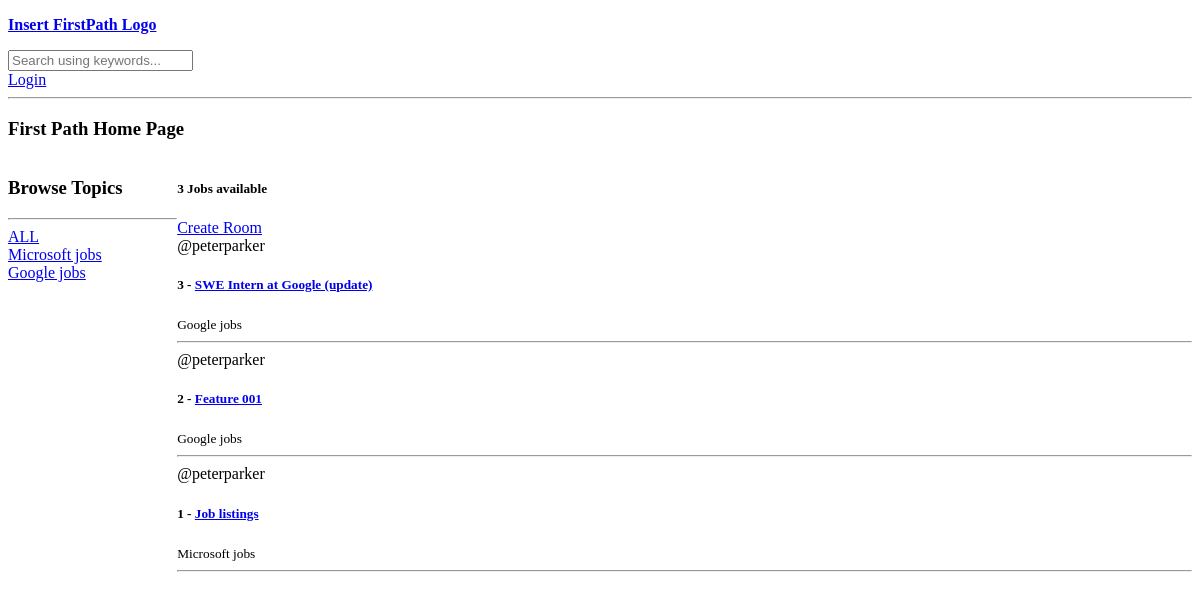
Before: / with the older database file.
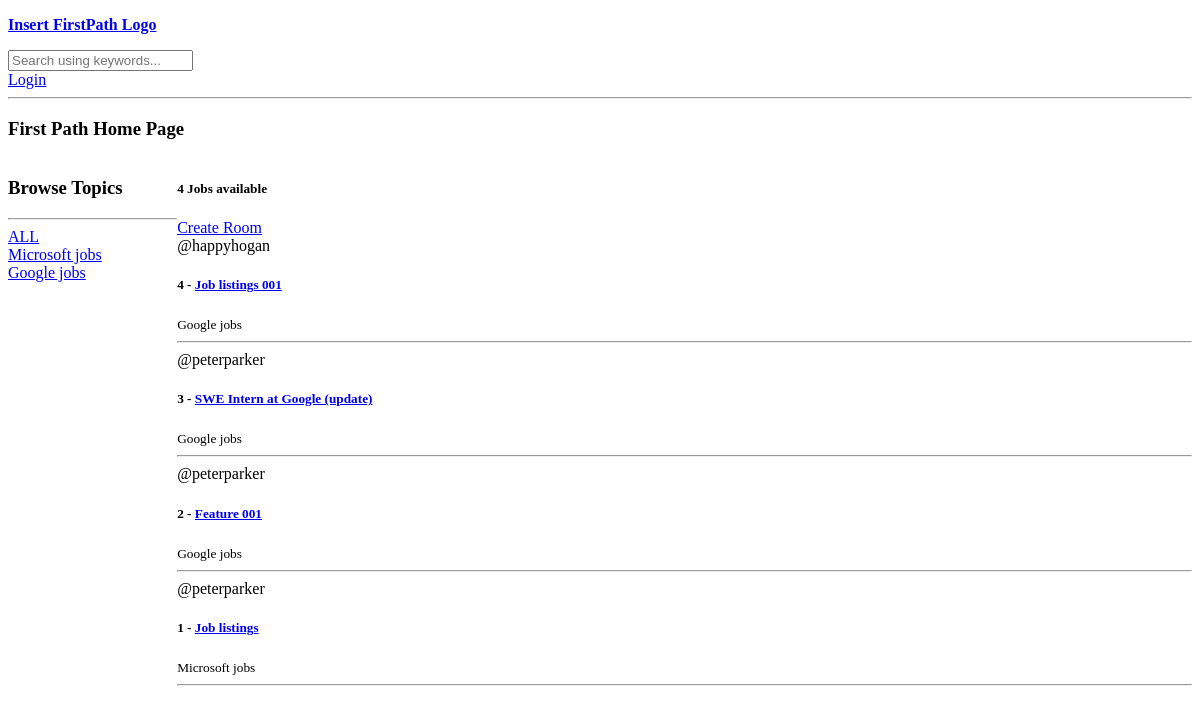
After: the same page with the newer database file.
### base/models.py (models this page shows, shortened)
class Topic(models.Model):
    name = models.CharField(max_length=200)

class Room(models.Model):
    host = models.ForeignKey(User, on_delete=models.SET_NULL, null=True)
    topic = models.ForeignKey(Topic, on_delete=models.SET_NULL, null=True)
    name = models.CharField(max_length=200)
    description = models.TextField(null=True, blank=True)
    updated = models.DateTimeField(auto_now=True)
    created = models.DateTimeField(auto_now_add=True)
    class Meta:
        ordering = ['-updated', '-created']

### base/views.py (the view)
# urls.py: path('', views.home, name='home'),
def home(request):
    q = request.GET.get('q') if request.GET.get('q') != None else ''
    rooms = Room.objects.filter(
        Q(topic__name__icontains=q) |
        Q(name__icontains=q) |
        Q(description__icontains=q)
    )
    topics = Topic.objects.all()
    room_count = rooms.count() #use for total no. of jobs
    context = {'rooms': rooms, 'topics': topics, 'room_count': room_count}
    return render(request, 'base/home.html', context)

### base/templates/base/home.html (shortened to what this page needs)
{% extends 'main.html' %}
{% block content %}
<h3>First Path Home Page</h3>
<div class="home-container">
    <div>
        <h3>Browse Topics</h3>
        <hr>
        <div>
            <a href="{% url 'home' %}">ALL</a>
        </div>
        {% for topic in topics %}
        <div>
            <a href="{% url 'home' %}?q={{topic.name}}">{{topic.name}}</a>
        </div>
        {% endfor %}
    </div>
    <div>
        <h5>{{room_count}} Jobs available</h5>
        <a href="{% url 'create-room' %}">Create Room</a>
        <div>
            {% for room in rooms %}
            <div>
                <span>@{{room.host.username}}</span>
                <h5>{{room.id}} - <a href="{% url 'room' room.id%}">{{room.name}}</a></h5>
                <small>{{room.topic.name}}</small>
                <hr>
            </div>
            {% endfor %}
        </div>
    </div>
</div>
{% endblock content %}

Changed rows visible on the page:
added Room: host.username "happyhogan", id "4", name "Job listings 001", topic.name "Google jobs"
Other visible differences:
{{ room_count }}: "3" → "4"
